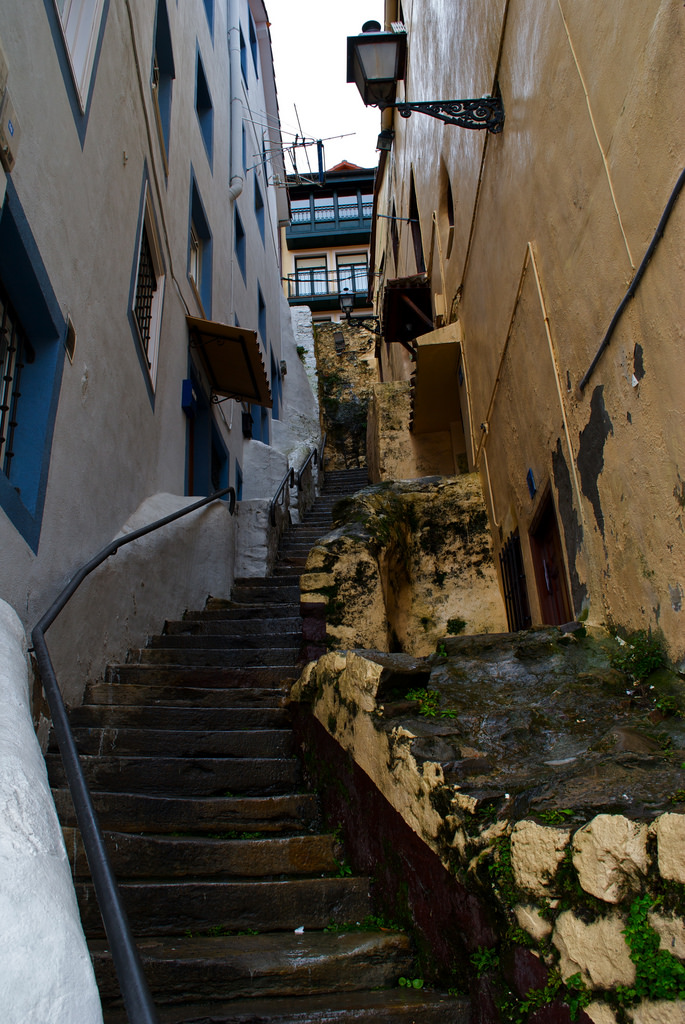
#> input picture scripts/tmp2.jpg, 685 x 1024 px
$ python bot.py
#> lines starting #> are read from the running program, lines starting #| are printed output that depends on the picture
#!/usr/bin/python3
# -*- coding: utf-8 -*-
#
# pip3 install Pillow

from PIL import Image
from PIL import ImageFont
from PIL import ImageDraw
from PIL import ImageFilter

img = Image.open("tmp2.jpg")
#> img is the input picture: PIL image 685x1024 RGB; mean R, G, B 82.6, 76.7, 66.7
bimg = img.filter(ImageFilter.GaussianBlur(radius = 25))
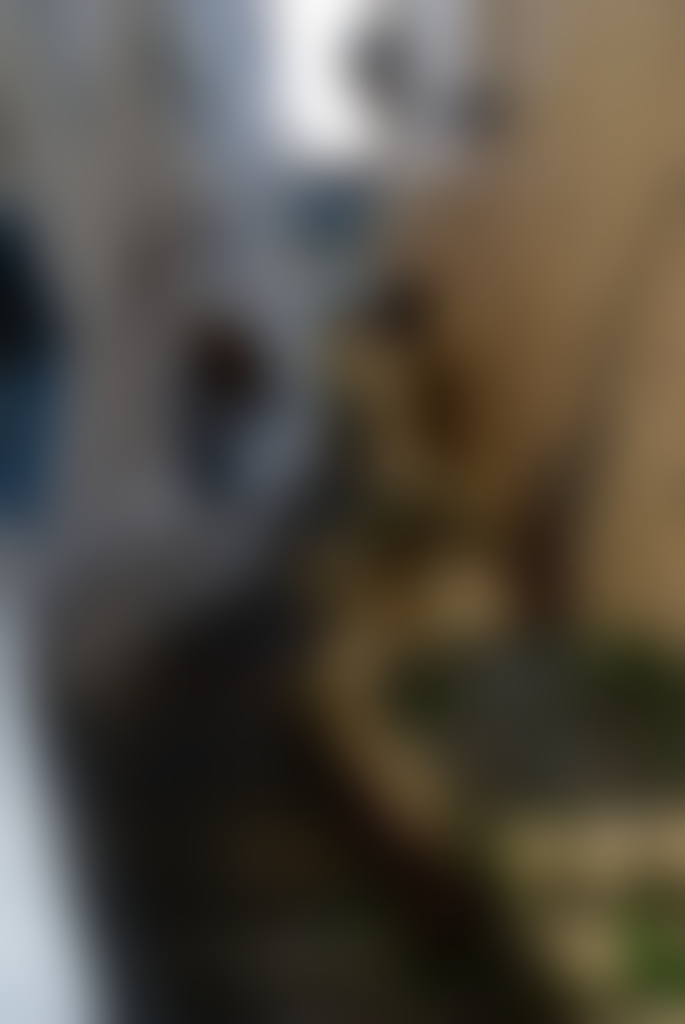
#> bimg: PIL image 685x1024 RGB; mean R, G, B 82.8, 76.8, 66.8
draw = ImageDraw.Draw(bimg)
# font = ImageFont.truetype(<font-file>, <font-size>)
font01 = ImageFont.truetype('/usr/share/fonts/truetype/droid/DroidSans.ttf', 68)
font02 = ImageFont.truetype('/usr/share/fonts/truetype/droid/DroidSans.ttf', 64)
# draw.text((x, y),"Sample Text",(r,g,b))
draw.text((50, 50), 'Sample Text', (255,255,255), font = font01)
draw.text((50, 50), 'Sample Text', (0, 0 , 0), font = font02)

bimg.save('sample-out.jpg')
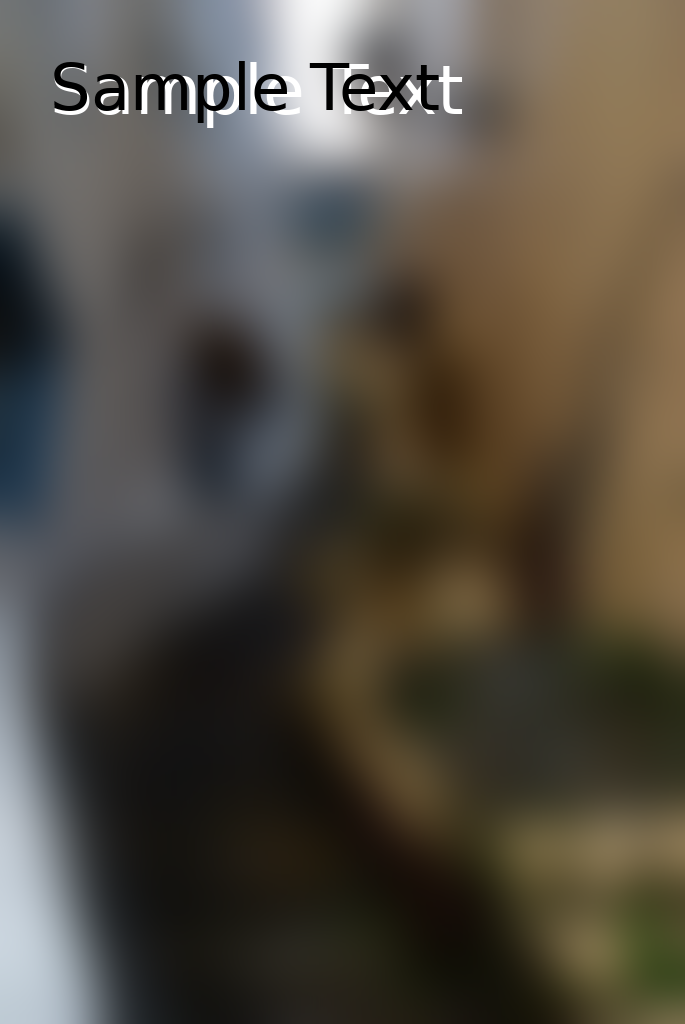
#> saved as sample-out.jpg: PIL image 685x1024 RGB; mean R, G, B 82.5, 76.5, 66.5

$ run again, with scripts/tmp.jpg copied over scripts/tmp2.jpg
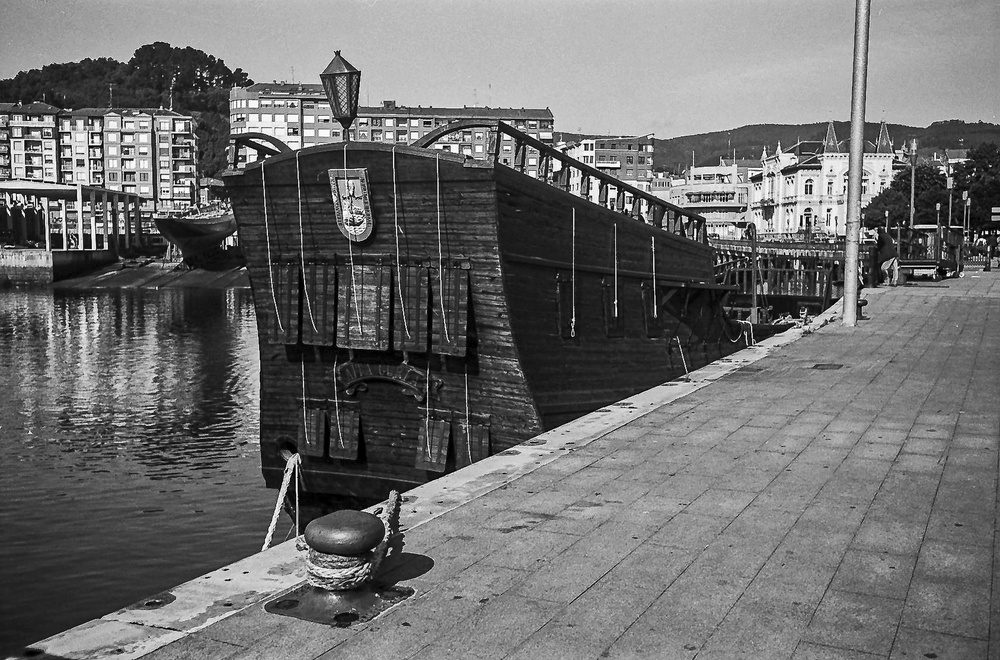
#> input picture scripts/tmp.jpg, 1000 x 660 px, shrunk from 2048 x 1352 before the run
#> img is the input picture: PIL image 1000x660 RGB; min 0, max 255, mean 109.4
#> `bimg = img.filter(ImageFilter.GaussianBlur(radius = 25))`:
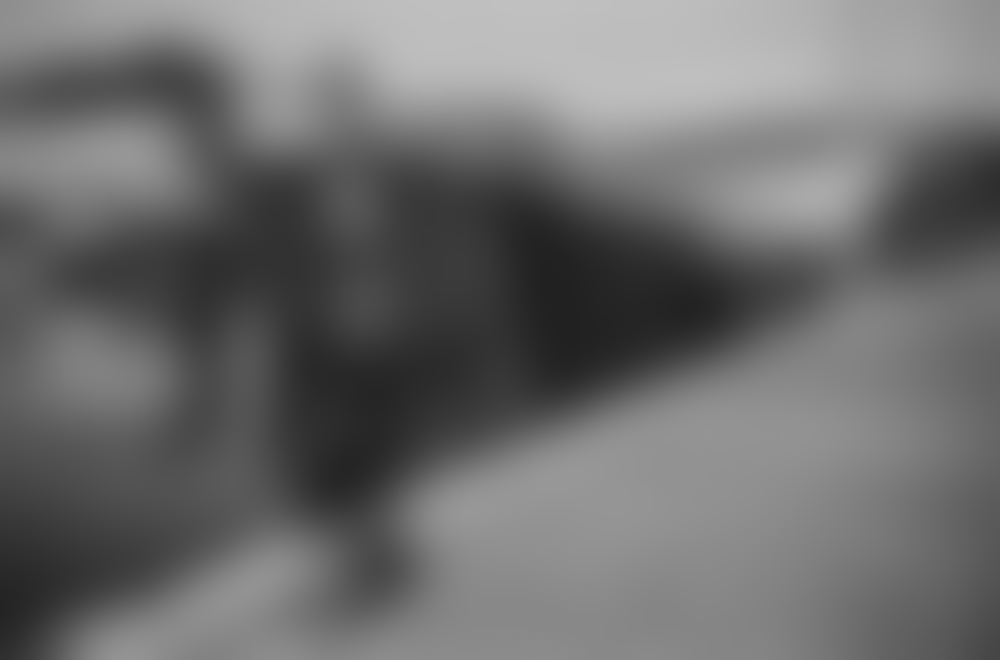
#> bimg: PIL image 1000x660 RGB; min 33, max 192, mean 109.5
#> `bimg.save('sample-out.jpg')`:
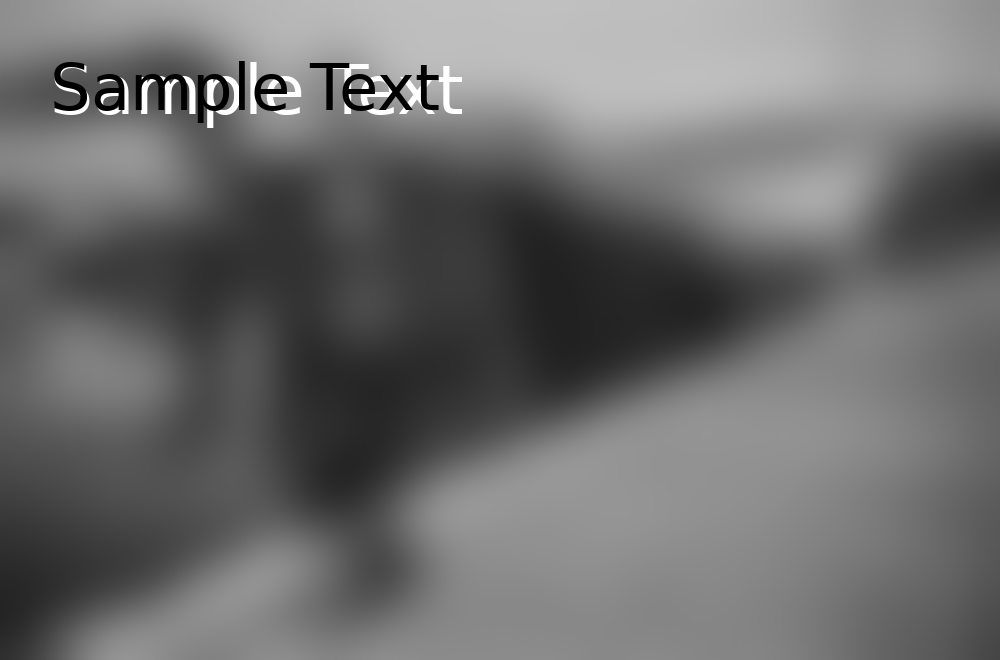
#> saved as sample-out.jpg: PIL image 1000x660 RGB; min 0, max 255, mean 109.3
